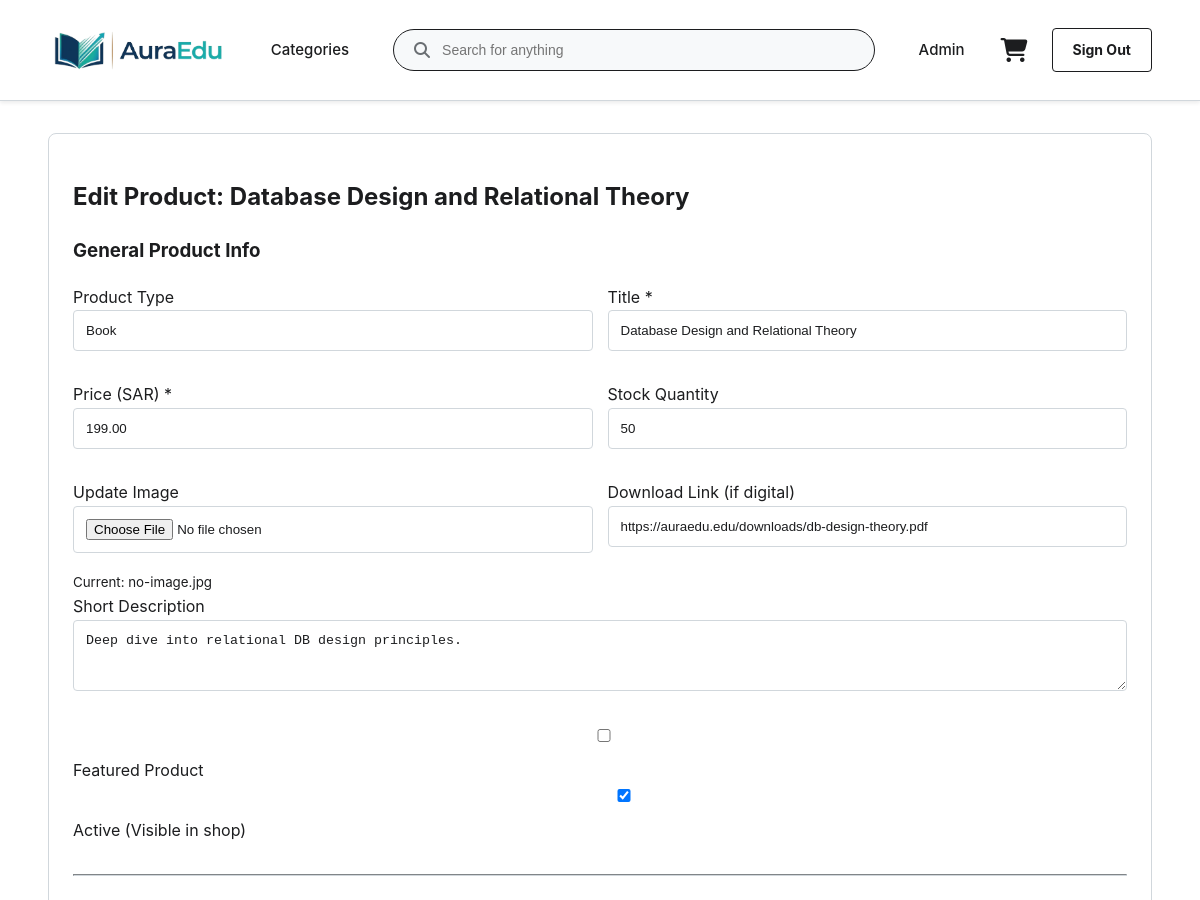
Before: /admin_edit_product.php?id=10 (signed in, upper part) with the older database file.
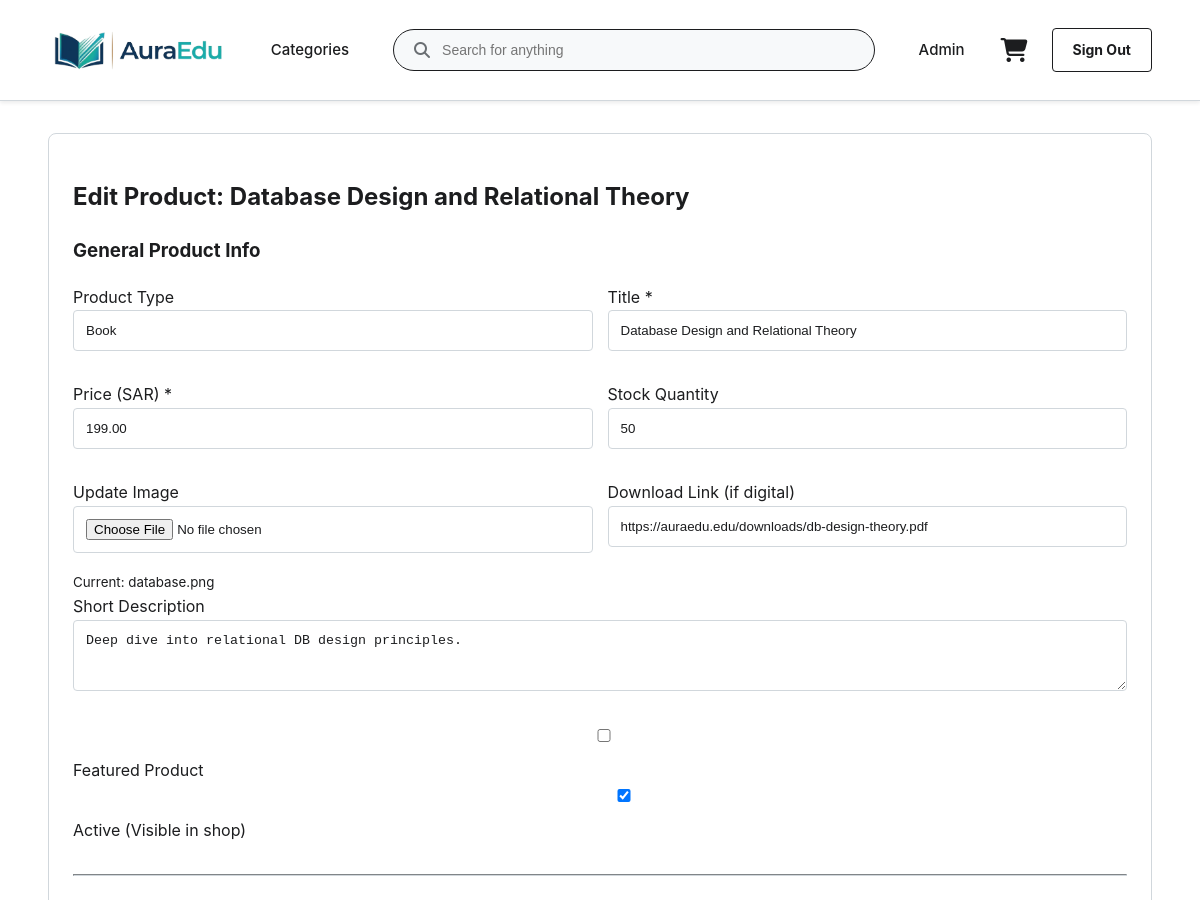
After: the same page with the newer database file.
### tables this page shows
CREATE TABLE `products` (
  `product_id` int(11) NOT NULL,
  `product_type` enum('book','course') NOT NULL,
  `title` varchar(220) NOT NULL,
  `price_sar` decimal(10,2) NOT NULL,
  `short_description` text DEFAULT NULL,
  `product_image` varchar(255) NOT NULL DEFAULT 'no-image.jpg',
  `stock_qty` int(11) NOT NULL DEFAULT 0,
  `discount_percentage` decimal(5,2) DEFAULT 0.00,
  `is_featured` tinyint(1) DEFAULT 0,
  `is_active` tinyint(1) NOT NULL DEFAULT 1,
  `download_link` varchar(255) DEFAULT NULL,
  `created_at` timestamp NOT NULL DEFAULT current_timestamp(),
  `updated_at` timestamp NOT NULL DEFAULT current_timestamp() ON UPDATE current_timestamp()
);

### src/bootstrap.php (called while the page is built, shortened)
<?php
function h(string $value): string
{
    return htmlspecialchars($value, ENT_QUOTES, 'UTF-8');
}

### public/admin_edit_product.php (the view, shortened to what this page needs)
<?php
require_once __DIR__ . '/../src/bootstrap.php';
$productId = (int) ($_GET['id'] ?? $_POST['id'] ?? 0);
$stmt = mysqli_prepare($conn, "SELECT * FROM products WHERE product_id = ?");
mysqli_stmt_bind_param($stmt, 'i', $productId);
mysqli_stmt_execute($stmt);
$prodResult = mysqli_stmt_get_result($stmt);
$product = mysqli_fetch_assoc($prodResult);
$type = $product['product_type'];
require_once __DIR__ . '/includes/header.php';
?>
<section class="card">
  <h2>Edit Product: <?php echo h($product['title']); ?></h2>
  <form method="post" action="admin_edit_product.php?id=<?php echo $productId; ?>" enctype="multipart/form-data">
    <h3>General Product Info</h3>
    <div style="display: grid; grid-template-columns: 1fr 1fr; gap: 15px;">
      <div>
        <label>Product Type</label>
        <input type="text" value="<?php echo h(ucfirst($type)); ?>" disabled style="background: var(--surface);">
      </div>
      <div>
        <label for="title">Title *</label>
        <input id="title" name="title" type="text" value="<?php echo h($product['title']); ?>" required>
      </div>
      <div>
        <label for="price_sar">Price (SAR) *</label>
        <input id="price_sar" name="price_sar" type="number" min="0" step="0.01" value="<?php echo h((string)$product['price_sar']); ?>" required>
      </div>
      <div>
        <label for="stock_qty">Stock Quantity</label>
        <input id="stock_qty" name="stock_qty" type="number" min="0" value="<?php echo (int)$product['stock_qty']; ?>">
      </div>
      <div>
        <label for="product_image">Update Image</label>
        <input type="file" id="product_image" name="product_image" accept="image/*">
        <small>Current: <?php echo h($product['product_image']); ?></small>
      </div>
      <div>
        <label for="download_link">Download Link (if digital)</label>
        <input id="download_link" name="download_link" type="url" value="<?php echo h($product['download_link'] ?? ''); ?>" placeholder="https://...">
      </div>
    </div>
    <label for="short_description">Short Description</label>
    <textarea id="short_description" name="short_description" rows="3"><?php echo h($product['short_description'] ?? ''); ?></textarea>
    <div style="margin-top: 10px;">
      <label><input type="checkbox" name="is_featured" value="1" <?php if($product['is_featured']) echo 'checked'; ?>> Featured Product</label>
      <label style="margin-left: 20px;"><input type="checkbox" name="is_active" value="1" <?php if($product['is_active']) echo 'checked'; ?>> Active (Visible in shop)</label>
    </div>
    <hr style="margin: 30px 0; border-color: var(--border);">
  </form>
</section>
<?php require_once __DIR__ . '/includes/footer.php'; ?>

Changed rows visible on the page:
changed products "Database Design and Relational Theory": product_image "no-image.jpg" → "database.png"
